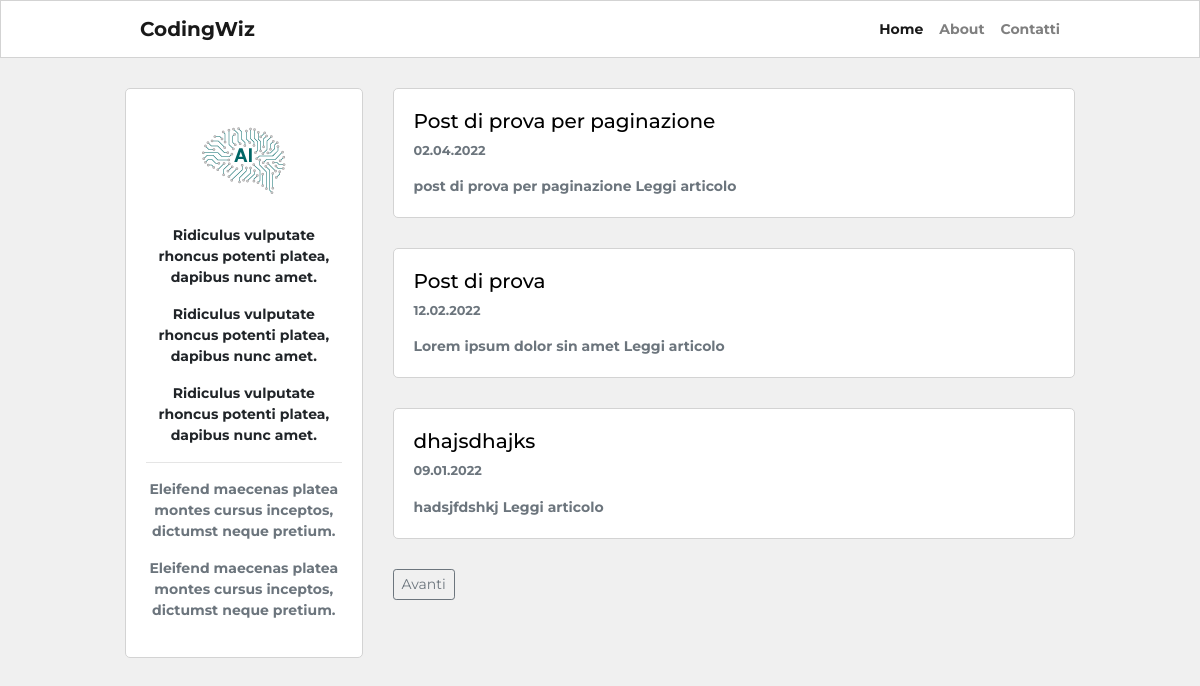
The page / on the database its author committed.
### blog/models.py (models this page shows, shortened)
class Post(db.Model):
    __tablename__ = "post"
    id = db.Column(db.Integer, primary_key=True)
    user_id = db.Column(db.Integer, db.ForeignKey("user.id"), nullable=False)
    created_at = db.Column(db.DateTime, default=datetime.now)
    title = db.Column(db.String(255), nullable=False)
    description = db.Column(db.String(255))
    body = db.Column(db.Text(), nullable=False)
    slug = db.Column(db.String(255))
    image = db.Column(db.String(120))

### blog/routes.py (the view)
@app.route('/')
def homepage():
    page_number = request.args.get('page', 1, type=int)
    posts = Post.query.order_by(Post.created_at.desc()).paginate(page_number, 3, True)
    if posts.has_next:
        next_page = url_for('homepage', page=posts.next_num)
    else:
        next_page = None
    if posts.has_prev:
        previous_page = url_for('homepage', page=posts.prev_num)
    else:
        previous_page = None
    return render_template("homepage.html", posts=posts, current_page=page_number, next_page=next_page, previous_page=previous_page)

### blog/templates/homepage.html (shortened to what this page needs)
{% extends 'base.html' %}
{% block content %}
<div class="container content-container">
    <div class="row no-gutters">
        <div class="col-md-9 order-md-2">
        {% for post in posts.items %}
        <div class="single-post-home">
            <h5>
                <a class="custom-link" href="{{ url_for('post_details', post_slug=post.slug) }}">
                    {{ post.title }}
                </a>
            </h5>
            <p class="p-small-two text-muted">
                {{ post.created_at.strftime("%d.%m.%Y") }}
            </p>
            {% if post.description %}
                <p class="p-small-one text-muted mb-0">
                    {{ post.description }}
                    <a class="read-more" href="{{ url_for('post_details', post_slug=post.slug) }}">Leggi articolo</a>
                </p>
            {% endif %}
        </div>
        {% endfor %}
        <div class="pagination-block">
            {% if next_page %}
                <a class="btn btn-sm btn-outline-secondary" href="{{ next_page }}">Avanti</a>
            {% endif %}
        </div>
        </div>
        <div class="col-md-3 order-md-1">
            {% include "about_me_snippet.html" %}
        </div>
    </div>
</div>
{% endblock %}

### blog/static/blog.css (style rules this page uses)
html, body { font-family: 'Montserrat', sans-serif; background-color: #f0f0f0; font-weight: bold; }
.content-container { max-width: 950px; margin-top: 30px; margin-bottom: 30px; padding: 0px; }
.pagination-block { margin-bottom:30px; }
.single-post-home { background-color: white; border: 1px solid #d3d3d3; border-radius: 5px; padding:20px; margin-bottom:30px; }
.p-small-one { font-size: 0.875rem; }
.p-small-two { font-size: 0.800rem; }
.custom-link { color: #000; }
.read-more { color: #6c757d; text-decoration: none; }
@media (min-width: 768px) { .single-post-home { margin-left: 30px; } }
@media (min-width: 768px) { .pagination-block { margin-left: 30px; } }

### rows shown on the page
Post: title "Post di prova per paginazione", created_at "02.04.2022", description "post di prova per paginazione"
Post: title "Post di prova", created_at "12.02.2022", description "Lorem ipsum dolor sin amet"
Post: title "dhajsdhajks", created_at "09.01.2022", description "hadsjfdshkj"
